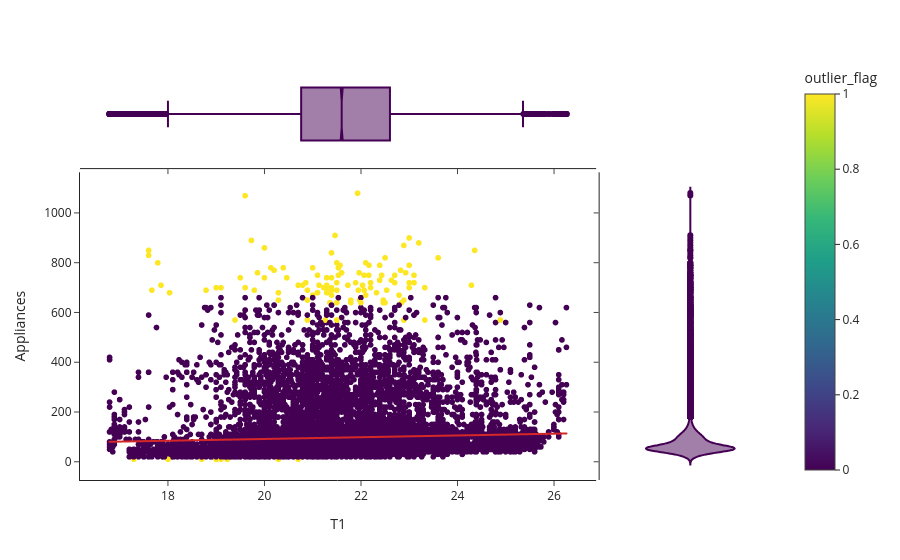
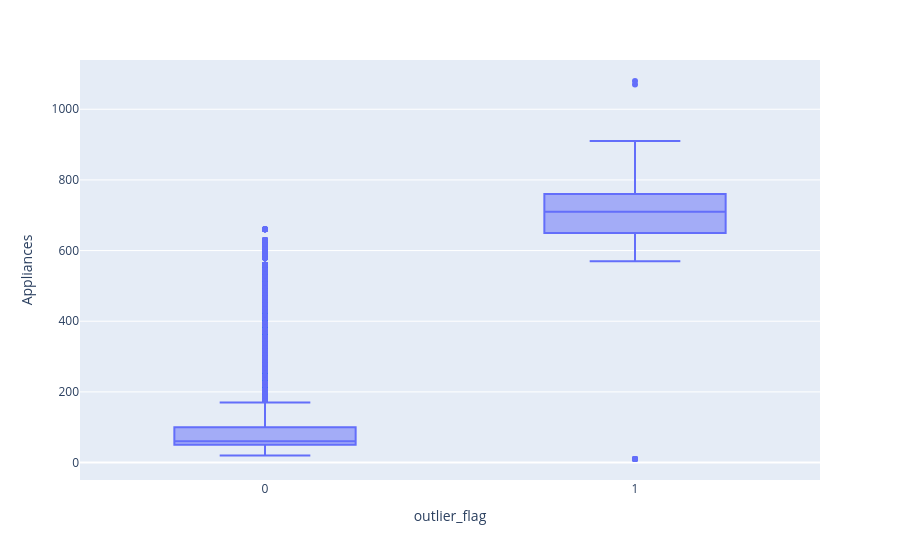

Notebook source saved alongside these figures, in order:
### Markdown cell above
Plot Appliances vs T1 with outliers colored, plus a boxplot to compare distributions.

### Code cell
fig = px.scatter(
    data,
    x="T1",
    y="Appliances",
    color="outlier_flag",
    marginal_y="violin",
    marginal_x="box",
    trendline="ols",
    template="simple_white",)
fig.show()

fig2 = px.box(data, x="outlier_flag", y="Appliances", points="outliers")
fig2.show()

### Figure 1 — Plotly figure (JSON) as saved in the notebook; plotly's stock layout.template omitted (floating-point values rounded to 4 significant figures; data arrays with more than 128 entries replaced by an {"elided": "..."} marker saying what was removed)
{"data": [{"hovertemplate": "T1=%{x}<br>Appliances=%{y}<br>outlier_flag=%{marker.color}<extra></extra>", "legendgroup": "", "marker": {"color": {"elided": "19735 int values"}, "coloraxis": "coloraxis", "symbol": "circle"}, "mode": "markers", "name": "", "showlegend": false, "x": {"elided": "19735 float values"}, "xaxis": "x", "y": {"elided": "19735 int values"}, "yaxis": "y", "type": "scattergl"}, {"alignmentgroup": "True", "hovertemplate": "T1=%{x}<extra></extra>", "legendgroup": "", "marker": {"color": "#440154", "symbol": "circle"}, "name": "", "notched": true, "offsetgroup": "", "showlegend": false, "x": {"elided": "19735 float values"}, "xaxis": "x3", "yaxis": "y3", "type": "box"}, {"alignmentgroup": "True", "hovertemplate": "Appliances=%{y}<extra></extra>", "legendgroup": "", "marker": {"color": "#440154", "symbol": "circle"}, "name": "", "offsetgroup": "", "scalegroup": "y", "showlegend": false, "xaxis": "x2", "y": {"elided": "19735 int values"}, "yaxis": "y2", "type": "violin"}, {"hovertemplate": "<b>OLS trendline</b><br>Appliances = 3.53955 * T1 + 20.9343<br>R<sup>2</sup>=0.003074<br><br>T1=%{x}<br>Appliances=%{y} <b>(trend)</b><extra></extra>", "legendgroup": "", "marker": {"symbol": "circle"}, "mode": "lines", "name": "", "showlegend": false, "x": {"elided": "19735 float values"}, "xaxis": "x", "y": {"elided": "19735 float values"}, "yaxis": "y", "type": "scattergl"}], "layout": {"xaxis": {"anchor": "y", "domain": [0, 0.7363], "title": {"text": "T1"}}, "yaxis": {"anchor": "x", "domain": [0, 0.7326], "title": {"text": "Appliances"}}, "xaxis2": {"anchor": "y2", "domain": [0.7413, 1], "matches": "x2", "showticklabels": false, "showline": false, "ticks": ""}, "yaxis2": {"anchor": "x2", "domain": [0, 0.7326], "matches": "y", "showticklabels": false}, "xaxis3": {"anchor": "y3", "domain": [0, 0.7363], "matches": "x", "showticklabels": false}, "yaxis3": {"anchor": "x3", "domain": [0.7426, 1], "matches": "y3", "showticklabels": false, "showline": false, "ticks": ""}, "xaxis4": {"anchor": "y4", "domain": [0.7413, 1], "matches": "x2", "showticklabels": false, "showline": false, "ticks": ""}, "yaxis4": {"anchor": "x4", "domain": [0.7426, 1], "matches": "y3", "showticklabels": false, "showline": false, "ticks": ""}, "coloraxis": {"colorbar": {"title": {"text": "outlier_flag"}}, "colorscale": [[0, "#440154"], [0.1111, "#482878"], [0.2222, "#3e4989"], [0.3333, "#31688e"], [0.4444, "#26828e"], [0.5556, "#1f9e89"], [0.6667, "#35b779"], [0.7778, "#6ece58"], [0.8889, "#b5de2b"], [1, "#fde725"]]}, "legend": {"tracegroupgap": 0}, "margin": {"t": 60}}}

### Figure 2 — Plotly figure (JSON) as saved in the notebook; plotly's stock layout.template omitted (floating-point values rounded to 4 significant figures; data arrays with more than 128 entries replaced by an {"elided": "..."} marker saying what was removed)
{"data": [{"alignmentgroup": "True", "boxpoints": "outliers", "hovertemplate": "outlier_flag=%{x}<br>Appliances=%{y}<extra></extra>", "legendgroup": "", "marker": {"color": "#636efa"}, "name": "", "notched": false, "offsetgroup": "", "orientation": "v", "showlegend": false, "x": {"elided": "19735 int values"}, "x0": " ", "xaxis": "x", "y": {"elided": "19735 int values"}, "y0": " ", "yaxis": "y", "type": "box"}], "layout": {"xaxis": {"anchor": "y", "domain": [0, 1], "title": {"text": "outlier_flag"}}, "yaxis": {"anchor": "x", "domain": [0, 1], "title": {"text": "Appliances"}}, "legend": {"tracegroupgap": 0}, "margin": {"t": 60}, "boxmode": "group"}}
